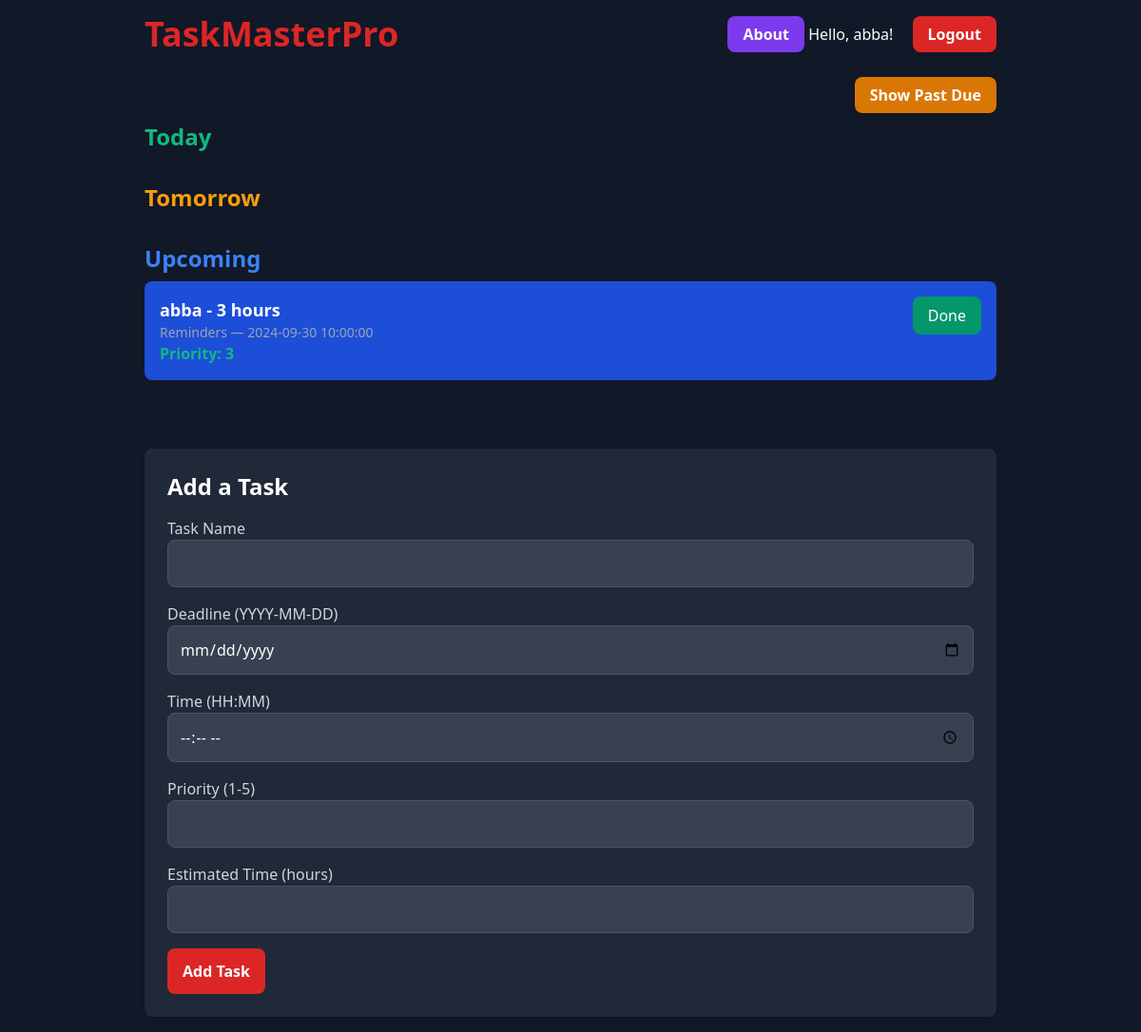
/ (signed in), run on an earlier commit of the app's database.
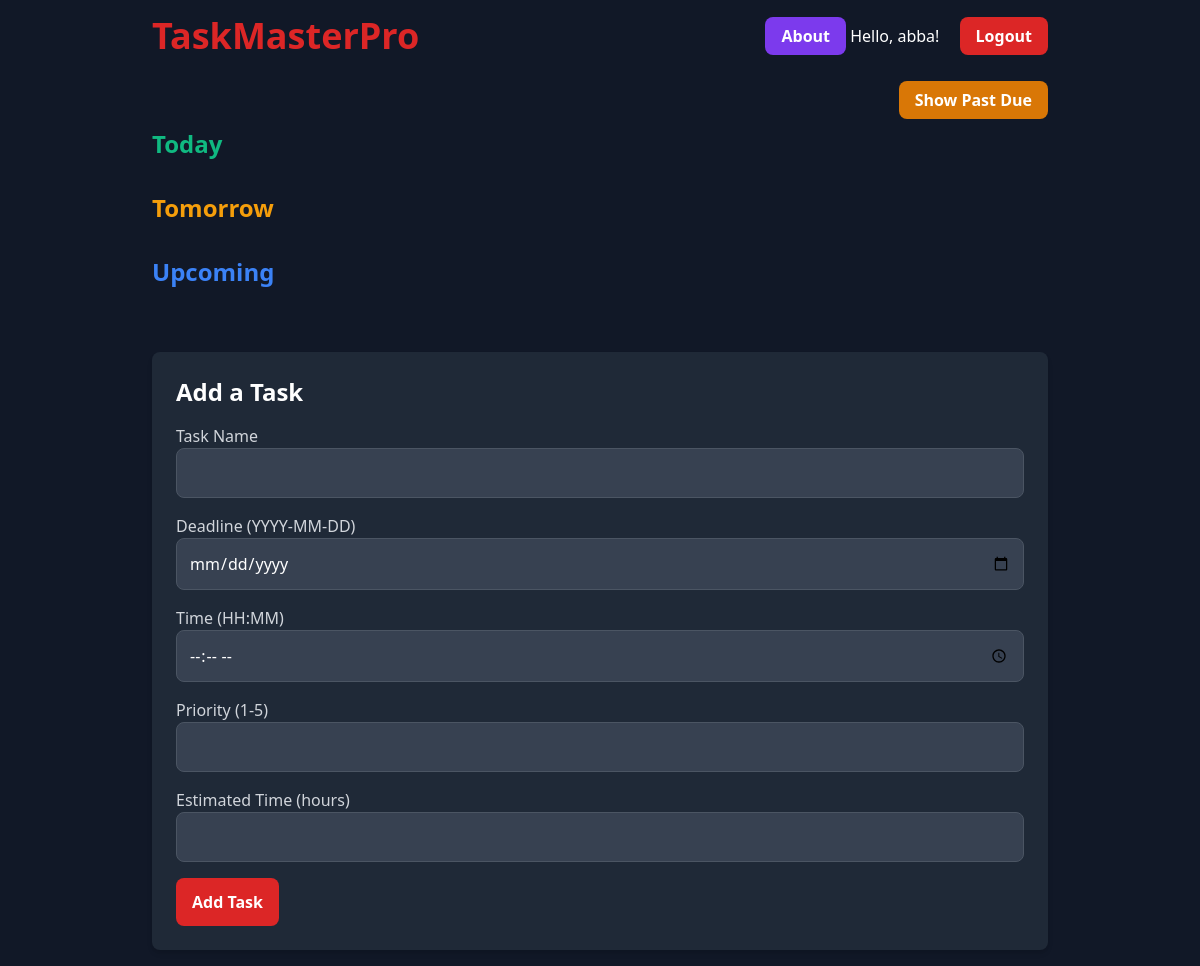
And on a later commit of the database.
### models.py (models this page shows)
class Task(db.Model):
    id = db.Column(db.Integer, primary_key=True)
    task_name = db.Column(db.String(150), nullable=False)
    priority = db.Column(db.Integer, nullable=False)
    deadline = db.Column(db.DateTime, nullable=False)
    estimated_time = db.Column(db.Integer, nullable=False)
    done = db.Column(db.Boolean, default=False)
    in_progress = db.Column(db.Boolean, default=False)
    user_id = db.Column(db.Integer, db.ForeignKey('user.id'), nullable=False)

### tasks/routes.py (the view)
@tasks_bp.route('/')
@login_required
def home():
    show_past_due = request.args.get('show_past_due', 'false') == 'true'
    tasks = Task.query.filter_by(user_id=current_user.id).all()
    today = datetime.now().date()
    tomorrow = today + timedelta(days=1)
    past_due = [task for task in tasks if task.deadline.date() < today]
    today_tasks = [task for task in tasks if task.deadline.date() == today and not task.done]
    tomorrow_tasks = [task for task in tasks if task.deadline.date() == tomorrow and not task.done]
    upcoming_tasks = [task for task in tasks if task.deadline.date() > tomorrow and not task.done]
    return render_template('index.html',
                           past_due_tasks=past_due if show_past_due else None,
                           today_tasks=today_tasks,
                           tomorrow_tasks=tomorrow_tasks,
                           upcoming_tasks=upcoming_tasks,
                           show_past_due=show_past_due)

### app.py (called while the page is built)
@login_manager.user_loader
def load_user(user_id):
    from models import User
    return User.query.get(int(user_id))

### templates/index.html (shortened to what the changed rows need)
<!DOCTYPE html>
<html lang="en">
<head>
    <link href="https://cdn.jsdelivr.net/npm/tailwindcss@2.0.2/dist/tailwind.min.css" rel="stylesheet">
</head>
<body class="bg-gray-900 min-h-screen flex flex-col items-center p-4 text-white">
    <nav class="w-full max-w-4xl flex justify-between items-center mb-8">
        <h1 class="text-4xl font-bold text-red-600">TaskMasterPro</h1>
    </nav>
    <div class="w-full max-w-4xl mb-6">
        <h2 class="text-2xl font-bold text-green-500 mb-2">Today</h2>
    </div>
    <div class="w-full max-w-4xl mb-6">
        <h2 class="text-2xl font-bold text-yellow-500 mb-2">Tomorrow</h2>
    </div>
    <div class="w-full max-w-4xl mb-6">
        <h2 class="text-2xl font-bold text-blue-500 mb-2">Upcoming</h2>
        <ul>
            {% for task in upcoming_tasks %}
            <li class="mb-4 bg-blue-700 p-4 rounded-lg flex justify-between">
                <div>
                    <strong class="text-lg">{{ task.task_name }} - {{ task.estimated_time }} hour{{ 's' if task.estimated_time > 1 else '' }}</strong>
                    <span class="block text-sm text-gray-400">Reminders — {{ task.deadline }}</span>
                    <span class="text-green-500 font-bold">Priority: {{ task['priority'] | round(1) }}</span>
                </div>
                <div>
                    <form action="{{ url_for('tasks.mark_done', task_id=task.id) }}" method="POST">
                        <button class="bg-green-600 text-white py-2 px-4 rounded-lg hover:bg-green-700 transition duration-300">Done</button>
                    </form>
                </div>
            </li>
            {% endfor %}
        </ul>
    </div>
</body>
</html>
    <div class="w-full max-w-4xl mt-8 bg-gray-800 p-6 rounded-lg shadow-md">
        <h2 class="text-2xl font-bold text-white mb-4">Add a Task</h2>
    </div>
</body>
</html>

What changed in the data, as far as the page shows it:
no longer on this page (row edited): Task: task_name "abba", estimated_time "3", estimated_time "s", deadline "2024-09-30 10:00:00", priority "3"
